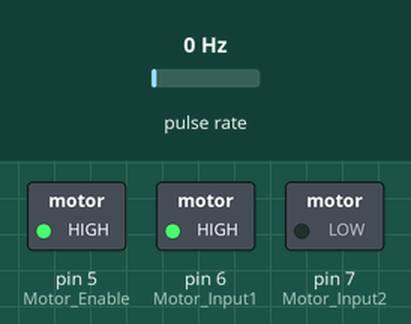
The sketch below on a simulated Arduino Uno, built with avr-gcc and run on an emulated ATmega328P. Shown: switched loads named in the sketch (green lamp = pin HIGH). Wiring (inferred from the names in the program): pulse sensor: data pin 3. The test bench sets the inputs (shaded band); at power-on: pulse rate 0 Hz. What the sketch prints to the serial monitor is not drawn.

Above: at 0.5 s.
At 2.0 s:
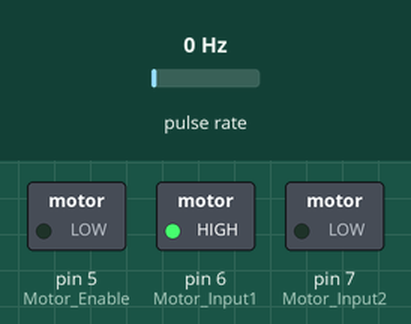
Timing chart, 0 to 3.5 s (numbered marks = the images above):
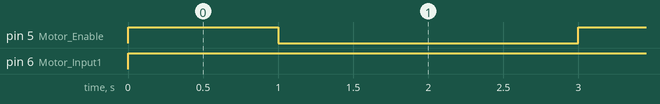

The sketch:

encoder_arranque-GA.ino.ino
```cpp
// Motor de CD con motorreductor, caja de engranes metálicos y encoder cuadratura. Torque de 5.2 kg.cm a 110 rpm.
// Autor: Ing. Josep Ramon Vidal. Joober Tecnologies. https://joober.page.link/joober

const byte Encoder_C1 = 3; // Cable amarillo pin 3 digital
const byte Encoder_C2 = 4; // Cable verde al pin 4 digital
const byte Motor_Enable = 5; // Pin 5 digital para habilitar el puente H
const byte Motor_Input1 = 6; // Pin 6 digital para control de dirección del puente H
const byte Motor_Input2 = 7; // Pin 7 digital para control de dirección del puente H

byte Encoder_C1Last;
int paso;
boolean direccion;

void setup()
{
  Serial.begin(57600);
  pinMode(Motor_Enable, OUTPUT);
  pinMode(Motor_Input1, OUTPUT);
  pinMode(Motor_Input2, OUTPUT);

  // Inicialmente, deshabilitamos el puente H
  digitalWrite(Motor_Enable, LOW);
}

void loop()
{
  pinMode(Encoder_C2, INPUT);
  attachInterrupt(digitalPinToInterrupt(3), calculapulso, CHANGE);

  // Ejemplo de movimiento: Girar el motor hacia adelante durante 2 segundos
  moverMotor(1); // 1 para adelante, -1 para atrás
  delay(2000);   // Tiempo de movimiento

  mostrarInformacion(); // Mostrar información actual del motor
}

void calculapulso()
{
  int Lstate = digitalRead(Encoder_C1);
  if ((Encoder_C1Last == LOW) && Lstate == HIGH)
  {
    int val = digitalRead(Encoder_C2);
    if (val == LOW && direccion)
    {
      direccion = false; // Atrás
    }
    else if (val == HIGH && !direccion)
    {
      direccion = true;  // Adelante
    }
  }
  Encoder_C1Last = Lstate;

  if (!direccion)  paso++;
  else  paso--;
}

void moverMotor(int direccion)
{
  // Habilitar el puente H
  digitalWrite(Motor_Enable, HIGH);

  // Determinar dirección del motor
  if (direccion == 1)
  {
    digitalWrite(Motor_Input1, HIGH);
    digitalWrite(Motor_Input2, LOW);
  }
  else if (direccion == -1)
  {
    digitalWrite(Motor_Input1, LOW);
    digitalWrite(Motor_Input2, HIGH);
  }

  // Aquí puedes ajustar el tiempo de activación del motor según tu necesidad
  // Por ejemplo, podrías usar un temporizador o simplemente un delay para demostración.
  delay(1000); // Tiempo de activación del motor

  // Deshabilitar el puente H
  digitalWrite(Motor_Enable, LOW);
}

void mostrarInformacion() {
  Serial.print("Paso: ");
  Serial.print(paso);
  Serial.print(", ");
  Serial.print("Dirección: ");
  Serial.println(direccion ? "Adelante" : "Atras");
}
```

Measured:
- by itself, pin 5 (Motor_Enable): alternates HIGH for 1.0 s and LOW for 2.0 s
- by itself, pin 6 (Motor_Input1): LOW → HIGH at 0.00 s
